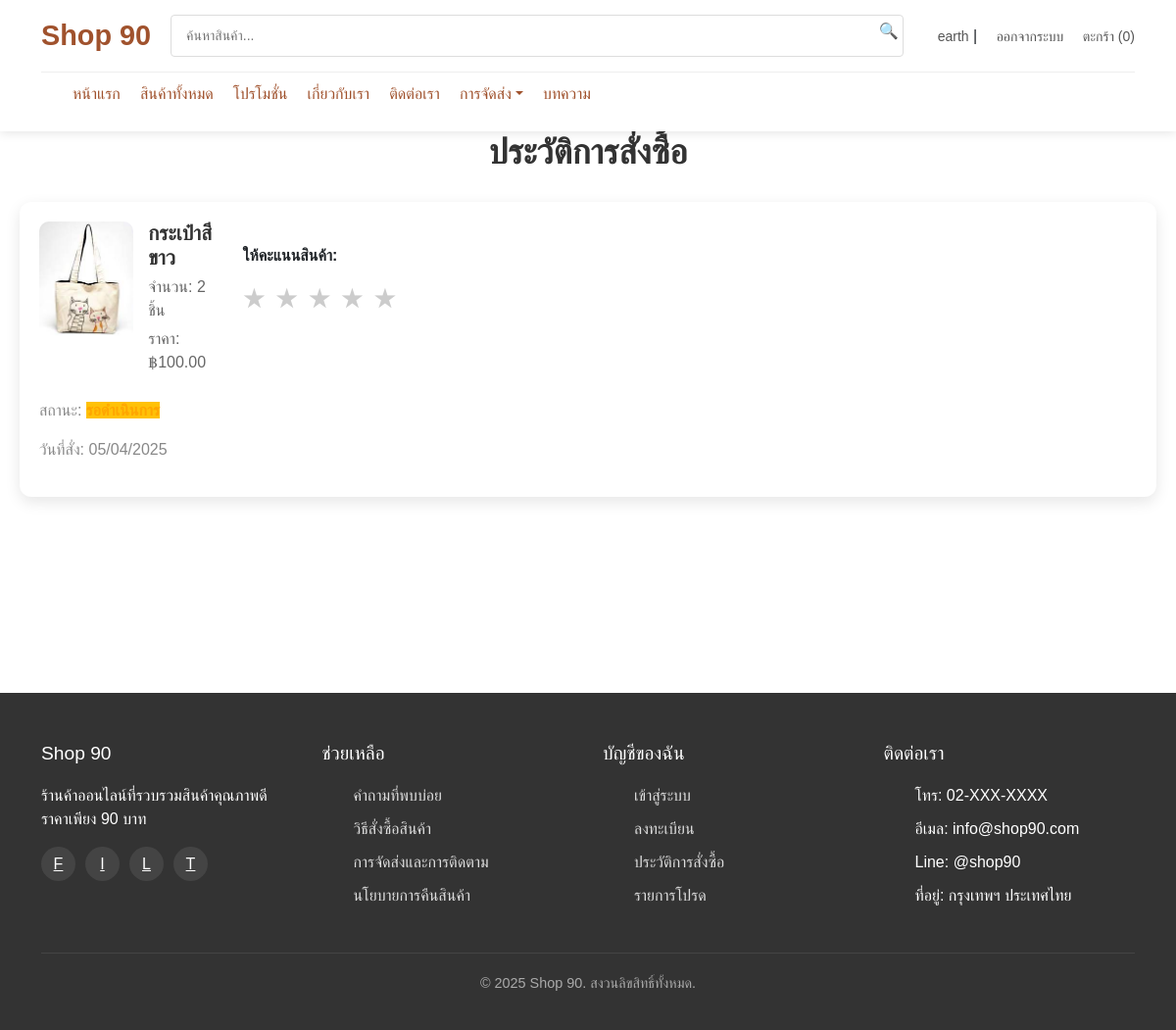
The app's page /page/order_history.php (signed in) with its own data.
### tables this page shows
CREATE TABLE `order_history` (
  `order_id` int(11) NOT NULL,
  `user_id` int(11) NOT NULL,
  `product_id` int(11) NOT NULL,
  `quantity` int(11) NOT NULL,
  `price` decimal(10,2) NOT NULL,
  `total` decimal(10,2) NOT NULL,
  `tracking_number` varchar(100) DEFAULT NULL,
  `delivery_company` varchar(100) DEFAULT NULL,
  `order_date` datetime DEFAULT current_timestamp(),
  `shipping_address` text DEFAULT NULL,
  `phone` varchar(20) DEFAULT NULL,
  `status` enum('รอดำเนินการ','กำลังจัดส่ง','จัดส่งแล้ว') DEFAULT 'รอดำเนินการ'
);

CREATE TABLE `products` (
  `product_id` int(11) NOT NULL,
  `product_name` varchar(255) NOT NULL,
  `product_image` varchar(255) NOT NULL,
  `product_image_hover` varchar(255) DEFAULT NULL,
  `product_price` decimal(10,2) NOT NULL,
  `product_description` text DEFAULT NULL,
  `product_rating` decimal(2,1) DEFAULT 0.0,
  `product_stock` int(255) NOT NULL,
  `category_id` varchar(255) NOT NULL
);

### page/order_history.php (the view, shortened to what this page needs)
<?php
include('../includes/header.php');
$user_id = $_SESSION['user_id'];
$query = "SELECT oh.*, p.product_name, p.product_image
          FROM order_history oh
          JOIN products p ON oh.product_id = p.product_id
          WHERE oh.user_id = '$user_id'
          ORDER BY oh.order_date DESC";
$result = mysqli_query($conn, $query);
?>
<h2 class="order-history-title">ประวัติการสั่งซื้อ</h2>
<div class="order-history-container">
    <?php while ($row = mysqli_fetch_assoc($result)): ?>
    <div class="order-item">
        <div class="order-details">
            <div class="order-product">
                <img src="../assets/image/<?php echo $row['product_image']; ?>" alt="<?php echo $row['product_name']; ?>" class="order-product-img">
                <div class="order-product-info">
                    <h4><?php echo $row['product_name']; ?></h4>
                    <p>จำนวน: <?php echo $row['quantity']; ?> ชิ้น</p>
                    <p>ราคา: ฿<?php echo number_format($row['total'], 2); ?></p>
                </div>
            </div>
            <div class="order-status">
                <p>สถานะ: <span class="status-<?php echo strtolower($row['status']); ?>"><?php echo $row['status']; ?></span></p>
                <p>วันที่สั่ง: <?php echo date("d/m/Y", strtotime($row['order_date'])); ?></p>
            </div>
        </div>
        <div class="rating-section">
            <label for="rating-<?php echo $row['order_id']; ?>">ให้คะแนนสินค้า: </label>
            <div class="rating-stars" id="rating-<?php echo $row['order_id']; ?>">
                <span class="star" data-value="1">&#9733;</span>
                <span class="star" data-value="2">&#9733;</span>
                <span class="star" data-value="3">&#9733;</span>
                <span class="star" data-value="4">&#9733;</span>
                <span class="star" data-value="5">&#9733;</span>
            </div>
        </div>
    </div>
    <?php endwhile; ?>
</div>
<?php include('../includes/footer.php'); ?>

### assets/css/style.css (style rules this page uses)
* { box-sizing: border-box; margin: 0; padding: 0; font-family: 'Prompt', sans-serif; }
body { background-color: #f8f9fa; color: #333; line-height: 1.6; }
img { max-width: 100%; }

### assets/css/product.css (style rules this page uses)
body { font-family: 'Arial', sans-serif; margin: 0; padding: 0; background-color: #f5f5f5; }

### assets/css/product_details.css (style rules this page uses)
label { font-size: 16px; margin-bottom: 10px; display: inline-block; }

### assets/css/profile.css (style rules this page uses)
:root { --main-color: #A0522D; --text-dark: #333; --bg-light: #f5f5f5; --border-radius: 12px; --shadow-light: 0px 2px 10px rgba(0, 0, 0, 0.1); }

### assets/css/modal.css (style rules this page uses)
h2 { color: #333; text-align: center; margin-bottom: 20px; }
label { font-weight: bold; margin-bottom: 10px; display: block; }

### assets/css/order_tracking.css (style rules this page uses)
h2 { text-align: center; color: #333; font-size: 24px; margin-bottom: 20px; }

### assets/css/order_list.css (style rules this page uses)
.status-รอดำเนินการ { background-color: #ffc107; color: black; }

### assets/css/order_history.css (style rules this page uses)
.order-history-title { text-align: center; font-size: 2.2rem; margin-bottom: 30px; color: #333; font-weight: 600; }
.order-history-container { display: flex; flex-direction: column; gap: 30px; margin: 0 auto; max-width: 1200px; padding: 0 20px; margin-bottom: 200px; }
.order-item { background-color: #ffffff; padding: 20px; border-radius: 12px; box-shadow: 0 5px 15px rgba(0, 0, 0, 0.1); display: flex; justify-content: space-between; align-items: flex-start; transition: transform 0.3s ease, box-shadow 0.3s ease; }
.order-details { display: flex; flex-direction: column; flex-grow: 1; margin-right: 20px; font-family: 'Arial', sans-serif; }
.order-product { display: flex; margin-bottom: 10px; }
.order-product-img { width: 120px; height: 120px; object-fit: cover; border-radius: 10px; margin-right: 15px; }
.order-product-info h4 { margin: 0; font-size: 1.3rem; color: #333; font-weight: 600; }
.order-product-info p { margin: 5px 0; color: #666; font-size: 1rem; }
.order-status p { font-size: 1rem; color: #888; margin-top: 10px; }
.status-รอดำเนินการ { color: orange; font-weight: 600; }
.rating-section { margin-top: 20px; font-size: 1.2rem; font-weight: 500; }
.rating-stars { display: flex; gap: 10px; font-size: 1.8rem; color: #ccc; cursor: pointer; transition: color 0.3s ease; }
.rating-stars .star { transition: color 0.3s ease; }
.order-item .order-details .order-status, .order-item .rating-section { width: 100%; }

### records on screen
order_history: product.product_image (picture), product.product_name "กระเป๋าสีขาว", quantity "2", total "100.00", status "รอดำเนินการ", order_date "05/04/2025"

### other values on screen
$_SESSION['username'] "earth"
